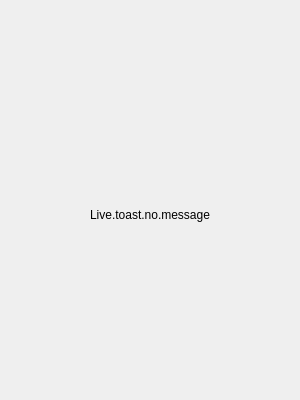
<?xml version="1.0" encoding="UTF-8"?>
<ui version="4.0">
 <class>PLSLivingMsgView</class>
 <widget class="QWidget" name="PLSLivingMsgView">
  <property name="geometry">
   <rect>
    <x>0</x>
    <y>0</y>
    <width>300</width>
    <height>400</height>
   </rect>
  </property>
  <property name="sizePolicy">
   <sizepolicy hsizetype="Preferred" vsizetype="Preferred">
    <horstretch>0</horstretch>
    <verstretch>0</verstretch>
   </sizepolicy>
  </property>
  <property name="windowTitle">
   <string>Form</string>
  </property>
  <layout class="QVBoxLayout" name="verticalLayout_2">
   <property name="spacing">
    <number>0</number>
   </property>
   <property name="leftMargin">
    <number>4</number>
   </property>
   <property name="topMargin">
    <number>0</number>
   </property>
   <property name="rightMargin">
    <number>4</number>
   </property>
   <property name="bottomMargin">
    <number>4</number>
   </property>
   <item>
    <widget class="QStackedWidget" name="stackedWidget">
     <property name="currentIndex">
      <number>0</number>
     </property>
     <widget class="QWidget" name="page">
      <layout class="QVBoxLayout" name="verticalLayout_3">
       <property name="spacing">
        <number>0</number>
       </property>
       <property name="leftMargin">
        <number>0</number>
       </property>
       <property name="topMargin">
        <number>0</number>
       </property>
       <property name="rightMargin">
        <number>0</number>
       </property>
       <property name="bottomMargin">
        <number>0</number>
       </property>
       <item>
        <spacer name="verticalSpacer_2">
         <property name="orientation">
          <enum>Qt::Vertical</enum>
         </property>
         <property name="sizeType">
          <enum>QSizePolicy::MinimumExpanding</enum>
         </property>
         <property name="sizeHint" stdset="0">
          <size>
           <width>20</width>
           <height>97</height>
          </size>
         </property>
        </spacer>
       </item>
       <item>
        <layout class="QVBoxLayout" name="verticalLayout_4">
         <property name="spacing">
          <number>20</number>
         </property>
         <property name="bottomMargin">
          <number>0</number>
         </property>
         <item alignment="Qt::AlignHCenter|Qt::AlignVCenter">
          <widget class="QLabel" name="labelNoMsgIcon">
           <property name="text">
            <string/>
           </property>
          </widget>
         </item>
         <item alignment="Qt::AlignHCenter|Qt::AlignVCenter">
          <widget class="QLabel" name="label_NoMsgInfo">
           <property name="text">
            <string>Live.toast.no.message</string>
           </property>
           <property name="alignment">
            <set>Qt::AlignCenter</set>
           </property>
          </widget>
         </item>
        </layout>
       </item>
       <item>
        <spacer name="verticalSpacer">
         <property name="orientation">
          <enum>Qt::Vertical</enum>
         </property>
         <property name="sizeType">
          <enum>QSizePolicy::Expanding</enum>
         </property>
         <property name="sizeHint" stdset="0">
          <size>
           <width>20</width>
           <height>135</height>
          </size>
         </property>
        </spacer>
       </item>
      </layout>
     </widget>
     <widget class="QWidget" name="page_2">
      <layout class="QVBoxLayout" name="verticalLayout">
       <property name="spacing">
        <number>0</number>
       </property>
       <property name="leftMargin">
        <number>0</number>
       </property>
       <property name="topMargin">
        <number>0</number>
       </property>
       <property name="rightMargin">
        <number>0</number>
       </property>
       <property name="bottomMargin">
        <number>0</number>
       </property>
       <item>
        <widget class="QScrollArea" name="scrollArea">
         <property name="horizontalScrollBarPolicy">
          <enum>Qt::ScrollBarAlwaysOff</enum>
         </property>
         <property name="sizeAdjustPolicy">
          <enum>QAbstractScrollArea::AdjustIgnored</enum>
         </property>
         <property name="widgetResizable">
          <bool>true</bool>
         </property>
         <property name="alignment">
          <set>Qt::AlignLeading|Qt::AlignLeft|Qt::AlignVCenter</set>
         </property>
         <widget class="QWidget" name="scrollAreaWidgetContents">
          <property name="geometry">
           <rect>
            <x>0</x>
            <y>0</y>
            <width>98</width>
            <height>35</height>
           </rect>
          </property>
          <layout class="QVBoxLayout" name="livingMsgMainLayout">
           <property name="spacing">
            <number>20</number>
           </property>
           <property name="sizeConstraint">
            <enum>QLayout::SetDefaultConstraint</enum>
           </property>
           <property name="leftMargin">
            <number>15</number>
           </property>
           <property name="topMargin">
            <number>20</number>
           </property>
           <property name="rightMargin">
            <number>15</number>
           </property>
           <property name="bottomMargin">
            <number>15</number>
           </property>
           <item>
            <spacer name="verticalSpacer_3">
             <property name="orientation">
              <enum>Qt::Vertical</enum>
             </property>
             <property name="sizeHint" stdset="0">
              <size>
               <width>20</width>
               <height>40</height>
              </size>
             </property>
            </spacer>
           </item>
          </layout>
         </widget>
        </widget>
       </item>
      </layout>
     </widget>
    </widget>
   </item>
  </layout>
 </widget>
 <resources/>
 <connections/>
</ui>
